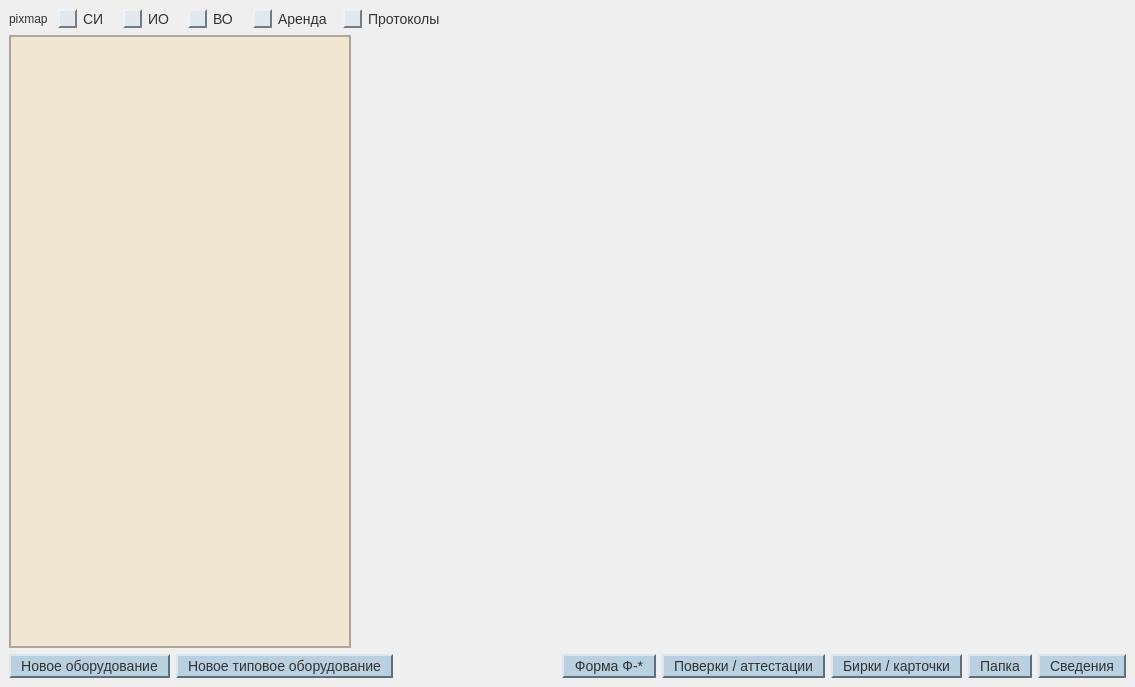
<?xml version="1.0" encoding="UTF-8"?>
<ui version="4.0">
 <class>MainWindow</class>
 <widget class="QMainWindow" name="MainWindow">
  <property name="geometry">
   <rect>
    <x>0</x>
    <y>0</y>
    <width>1135</width>
    <height>687</height>
   </rect>
  </property>
  <property name="maximumSize">
   <size>
    <width>16777215</width>
    <height>16777215</height>
   </size>
  </property>
  <property name="baseSize">
   <size>
    <width>720</width>
    <height>520</height>
   </size>
  </property>
  <property name="windowTitle">
   <string>MainWindow</string>
  </property>
  <property name="styleSheet">
   <string notr="true">QWidget {
	color: #333333;
	border: none;
}

scrollArea {
	border: none;
}

QLabel {
 color: #333333;
 background-color: rgba(0, 0, 0, 0);
}

QTableView {
 color: #333333;
 border: 2px solid rgba(0, 0, 0, 70);
 background-color: #f0e6d2;
 gridline-color: rgba(180, 180, 180, 128);
}

QTableView::item:selected {
 color: #333333;
 background-color: rgba(180, 200, 220, 128);
}

QRadioButton {
 font-size: 14px;
}

QRadioButton:checked {
 font-size: 14px;
 background-color: #e1e9f0;
}

QRadioButton::indicator {
    width: 15px;
    height: 15px;
}
QRadioButton::indicator:checked {
 background-color: #a0c0d0;
    border: 2px solid rgba(255, 255, 255, 0);
 border-top-color: rgba(0, 0, 0, 120);
 border-left-color: rgba(0, 0, 0, 120);
 border-bottom-color: rgba(255, 255, 255, 120);
 border-right-color: rgba(255, 255, 255, 120);
}
QRadioButton::indicator:unchecked {
 background-color: #e1e9f0;
    border: 2px solid rgba(255, 255, 255, 0);
 border-top-color: rgba(255, 255, 255, 120);
 border-left-color: rgba(255, 255, 255, 120);
 border-bottom-color: rgba(0, 0, 0, 120);
 border-right-color: rgba(0, 0, 0, 120);
}

QLineEdit {
 border: 1px solid rgba(0, 0, 0, 80);
 background-color: rgba(255, 255, 255, 40);
}

QTextEdit {
 border: 1px solid rgba(0, 0, 0, 80);
 background-color: rgba(255, 255, 255, 40);
}

QPushButton {
 background-color: #b8d0e0;
    border: 2px solid rgba(255, 255, 255, 0);
 border-top-color: rgba(255, 255, 255, 120);
 border-left-color: rgba(255, 255, 255, 120);
 border-bottom-color: rgba(0, 0, 0, 120);
 border-right-color: rgba(0, 0, 0, 120);
    padding: 2px 10px;
    font-size: 14px;
}

QPushButton:hover {
 background-color: #c8dfe8;
}

QPushButton:pressed {
 background-color: #a0b8c8;
    border-top-color: rgba(0, 0, 0, 120);
 border-left-color: rgba(0, 0, 0, 120);
 border-bottom-color: rgba(255, 255, 255, 120);
 border-right-color: rgba(255, 255, 255, 120);
}
</string>
  </property>
  <widget class="QWidget" name="centralwidget">
   <layout class="QVBoxLayout" name="verticalLayout_6">
    <item>
     <layout class="QHBoxLayout" name="horizontalLayout_2">
      <property name="spacing">
       <number>10</number>
      </property>
      <item>
       <widget class="QLabel" name="label">
        <property name="text">
         <string>pixmap</string>
        </property>
       </widget>
      </item>
      <item>
       <widget class="QRadioButton" name="pushButton_SI">
        <property name="minimumSize">
         <size>
          <width>55</width>
          <height>0</height>
         </size>
        </property>
        <property name="text">
         <string>СИ</string>
        </property>
        <property name="iconSize">
         <size>
          <width>16</width>
          <height>16</height>
         </size>
        </property>
       </widget>
      </item>
      <item>
       <widget class="QRadioButton" name="pushButton_IO">
        <property name="minimumSize">
         <size>
          <width>55</width>
          <height>0</height>
         </size>
        </property>
        <property name="text">
         <string>ИО</string>
        </property>
       </widget>
      </item>
      <item>
       <widget class="QRadioButton" name="pushButton_VO">
        <property name="minimumSize">
         <size>
          <width>55</width>
          <height>0</height>
         </size>
        </property>
        <property name="text">
         <string>ВО</string>
        </property>
       </widget>
      </item>
      <item>
       <widget class="QRadioButton" name="pushButton_arenda">
        <property name="minimumSize">
         <size>
          <width>80</width>
          <height>0</height>
         </size>
        </property>
        <property name="text">
         <string>Аренда</string>
        </property>
       </widget>
      </item>
      <item>
       <widget class="QRadioButton" name="pushButton_prtkl">
        <property name="enabled">
         <bool>true</bool>
        </property>
        <property name="minimumSize">
         <size>
          <width>105</width>
          <height>0</height>
         </size>
        </property>
        <property name="text">
         <string>Протоколы</string>
        </property>
       </widget>
      </item>
      <item>
       <spacer name="horizontalSpacer_3">
        <property name="orientation">
         <enum>Qt::Horizontal</enum>
        </property>
        <property name="sizeHint" stdset="0">
         <size>
          <width>40</width>
          <height>20</height>
         </size>
        </property>
       </spacer>
      </item>
     </layout>
    </item>
    <item>
     <layout class="QHBoxLayout" name="horizontalLayout_3">
      <item>
       <layout class="QVBoxLayout" name="verticalLayout">
        <item>
         <widget class="QTableView" name="tableView">
          <property name="minimumSize">
           <size>
            <width>0</width>
            <height>0</height>
           </size>
          </property>
          <property name="maximumSize">
           <size>
            <width>16777215</width>
            <height>16777215</height>
           </size>
          </property>
          <property name="focusPolicy">
           <enum>Qt::NoFocus</enum>
          </property>
          <property name="styleSheet">
           <string notr="true"/>
          </property>
          <property name="frameShape">
           <enum>QFrame::Box</enum>
          </property>
          <property name="frameShadow">
           <enum>QFrame::Raised</enum>
          </property>
          <property name="lineWidth">
           <number>2</number>
          </property>
          <property name="autoScroll">
           <bool>false</bool>
          </property>
          <property name="editTriggers">
           <set>QAbstractItemView::NoEditTriggers</set>
          </property>
          <property name="tabKeyNavigation">
           <bool>true</bool>
          </property>
          <property name="showDropIndicator" stdset="0">
           <bool>true</bool>
          </property>
          <property name="dragEnabled">
           <bool>false</bool>
          </property>
          <property name="alternatingRowColors">
           <bool>false</bool>
          </property>
          <property name="selectionMode">
           <enum>QAbstractItemView::SingleSelection</enum>
          </property>
          <property name="selectionBehavior">
           <enum>QAbstractItemView::SelectRows</enum>
          </property>
          <property name="verticalScrollMode">
           <enum>QAbstractItemView::ScrollPerPixel</enum>
          </property>
          <property name="horizontalScrollMode">
           <enum>QAbstractItemView::ScrollPerPixel</enum>
          </property>
          <property name="showGrid">
           <bool>true</bool>
          </property>
          <property name="cornerButtonEnabled">
           <bool>true</bool>
          </property>
          <attribute name="horizontalHeaderVisible">
           <bool>false</bool>
          </attribute>
          <attribute name="horizontalHeaderHighlightSections">
           <bool>false</bool>
          </attribute>
          <attribute name="verticalHeaderVisible">
           <bool>false</bool>
          </attribute>
         </widget>
        </item>
       </layout>
      </item>
      <item>
       <spacer name="horizontalSpacer_6">
        <property name="orientation">
         <enum>Qt::Horizontal</enum>
        </property>
        <property name="sizeHint" stdset="0">
         <size>
          <width>331</width>
          <height>17</height>
         </size>
        </property>
       </spacer>
      </item>
      <item>
       <widget class="QFrame" name="frame">
        <property name="frameShape">
         <enum>QFrame::Box</enum>
        </property>
        <property name="frameShadow">
         <enum>QFrame::Raised</enum>
        </property>
        <property name="lineWidth">
         <number>1</number>
        </property>
        <layout class="QVBoxLayout" name="verticalLayout_4">
         <item>
          <layout class="QVBoxLayout" name="verticalLayout_2">
           <property name="spacing">
            <number>1</number>
           </property>
          </layout>
         </item>
         <item>
          <layout class="QHBoxLayout" name="horizontalLayout_5">
           <item>
            <layout class="QVBoxLayout" name="verticalLayout_3">
             <property name="spacing">
              <number>1</number>
             </property>
            </layout>
           </item>
           <item>
            <widget class="QScrollArea" name="scrollArea">
             <property name="sizePolicy">
              <sizepolicy hsizetype="Minimum" vsizetype="Minimum">
               <horstretch>0</horstretch>
               <verstretch>0</verstretch>
              </sizepolicy>
             </property>
             <property name="widgetResizable">
              <bool>true</bool>
             </property>
             <widget class="QWidget" name="scrollAreaWidgetContents">
              <property name="geometry">
               <rect>
                <x>0</x>
                <y>0</y>
                <width>68</width>
                <height>68</height>
               </rect>
              </property>
             </widget>
            </widget>
           </item>
          </layout>
         </item>
         <item>
          <spacer name="verticalSpacer_2">
           <property name="orientation">
            <enum>Qt::Vertical</enum>
           </property>
           <property name="sizeHint" stdset="0">
            <size>
             <width>20</width>
             <height>40</height>
            </size>
           </property>
          </spacer>
         </item>
         <item>
          <layout class="QVBoxLayout" name="verticalLayout_5">
           <property name="spacing">
            <number>1</number>
           </property>
          </layout>
         </item>
        </layout>
       </widget>
      </item>
      <item>
       <spacer name="horizontalSpacer_5">
        <property name="orientation">
         <enum>Qt::Horizontal</enum>
        </property>
        <property name="sizeHint" stdset="0">
         <size>
          <width>327</width>
          <height>20</height>
         </size>
        </property>
       </spacer>
      </item>
     </layout>
    </item>
    <item>
     <layout class="QHBoxLayout" name="horizontalLayout">
      <item>
       <widget class="QPushButton" name="pushButton">
        <property name="text">
         <string>Новое оборудование</string>
        </property>
       </widget>
      </item>
      <item>
       <widget class="QPushButton" name="pushButton_type">
        <property name="text">
         <string>Новое типовое оборудование</string>
        </property>
       </widget>
      </item>
      <item>
       <spacer name="horizontalSpacer">
        <property name="orientation">
         <enum>Qt::Horizontal</enum>
        </property>
        <property name="sizeHint" stdset="0">
         <size>
          <width>40</width>
          <height>20</height>
         </size>
        </property>
       </spacer>
      </item>
      <item>
       <widget class="QPushButton" name="pushButton_form">
        <property name="text">
         <string>Форма Ф-*</string>
        </property>
       </widget>
      </item>
      <item>
       <widget class="QPushButton" name="pushButton_pov">
        <property name="text">
         <string>Поверки / аттестации</string>
        </property>
       </widget>
      </item>
      <item>
       <widget class="QPushButton" name="pushButton_file">
        <property name="text">
         <string>Бирки / карточки</string>
        </property>
       </widget>
      </item>
      <item>
       <widget class="QPushButton" name="pushButton_2">
        <property name="text">
         <string>Папка</string>
        </property>
       </widget>
      </item>
      <item>
       <widget class="QPushButton" name="pushButton_staff">
        <property name="text">
         <string>Сведения</string>
        </property>
       </widget>
      </item>
     </layout>
    </item>
   </layout>
  </widget>
 </widget>
 <resources/>
 <connections/>
</ui>
